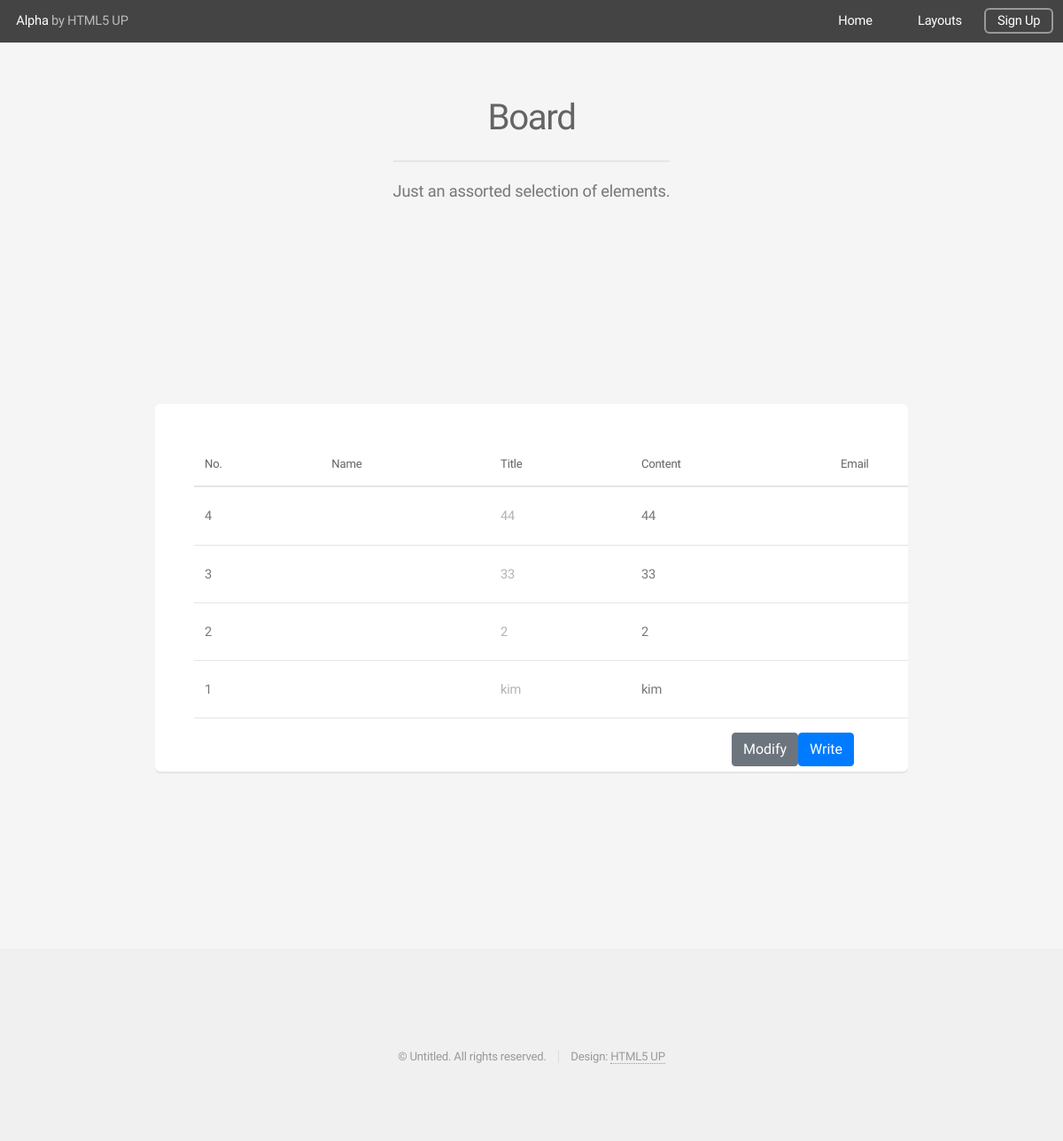
Page /board/blist on the earlier database version.
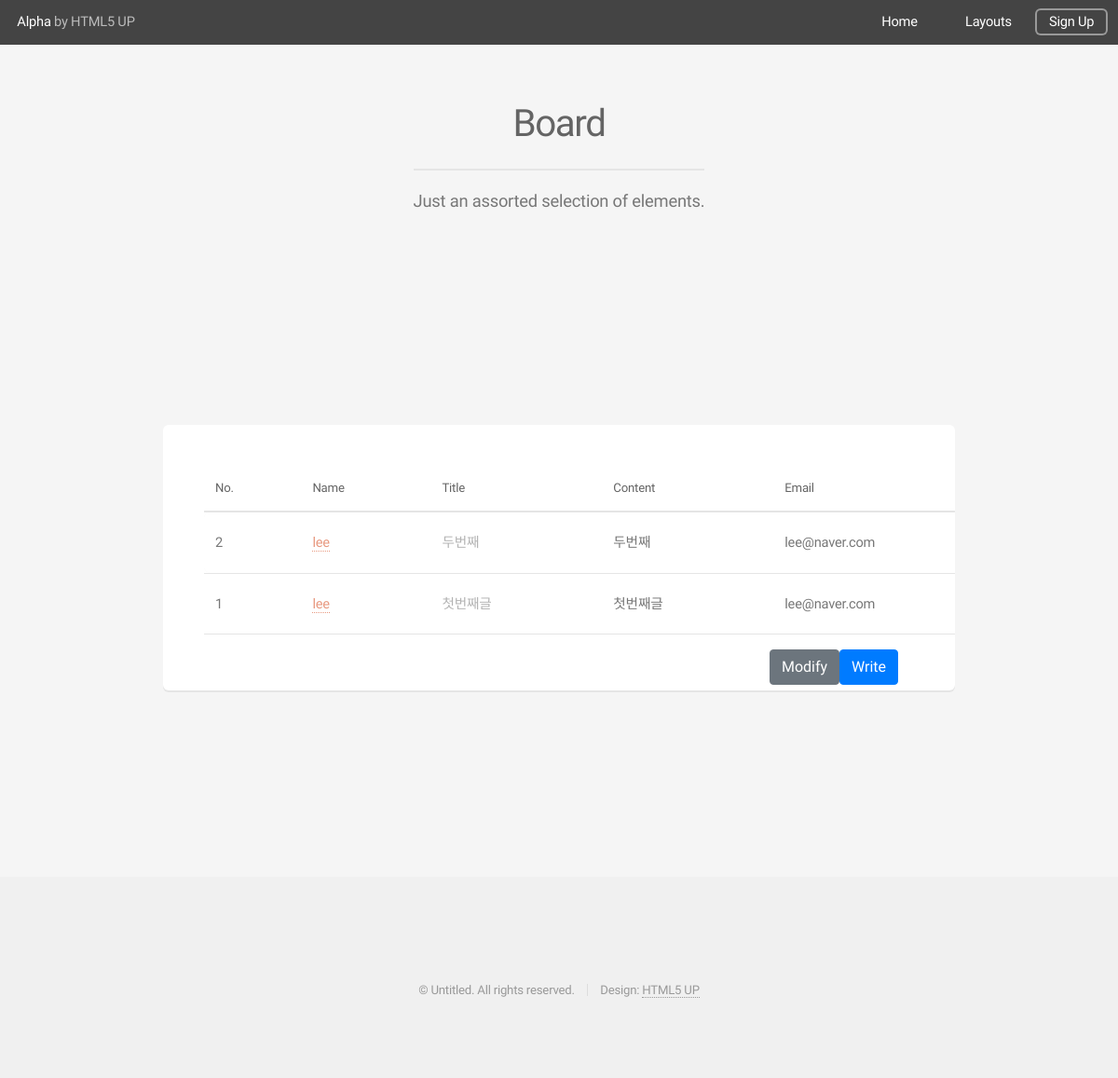
Same page on the later database version.
### board/models.py (models this page shows, shortened)
class board(models.Model):
    b_no = models.IntegerField(default=1)
    member = models.ForeignKey(Member, on_delete=models.DO_NOTHING ,null=True)
    b_title = models.CharField(max_length=1000)
    b_content = models.TextField(null=True)
    b_date = models.DateTimeField(default=datetime.now(), blank=True)

### member/models.py (models this page shows, shortened)
class Member(models.Model):
    u_firtname = models.CharField(max_length=32)
    u_lastname = models.CharField(max_length=32)
    u_eamil = models.EmailField(max_length=128,primary_key=True,unique=True)
    u_pw = models.CharField(max_length=64)
    u_date = models.DateField(auto_now_add=True)

### board/views.py (the view)
# urls.py: path("blist", views.blist ,name="blist"),
def blist(request):
    qs = board.objects.all().order_by("-b_no")
    context= {"blist":qs}
    return render(request,"blist.html",context)

### board/templates/blist.html (shortened to what this page needs)
{% extends 'base.html' %}
{% load static %}
    {% block signup_style%}
    <link rel="stylesheet" href="{% static 'assets/fonts/icomoon/style.css'%}">
    <link rel="stylesheet" href="{% static 'assets/css/owl.carousel.min.css'%}">
    <link rel="stylesheet" href="{% static 'assets/css/bootstrap.min.css'%}">
    <link rel="stylesheet" href="{% static 'assets/css/style.css'%}">
    {% endblock%}
    {% block content %}
    <section id="main" class="containers">
					<header>
						<h2>Board</h2>
						<p>Just an assorted selection of elements.</p>
					</header>
  <div class="content">
    <div class="container">
      <div class="table-responsive custom-table-responsive">
        <section class="box">
        <table class="table custom-table">
          <thead>
            <tr>
              <th scope="col">No.</th>
              <th scope="col">Name</th>
              <th scope="col">Title</th>
              <th scope="col">Content</th>
              <th scope="col">Email</th>
            </tr>
          </thead>
          <tbody>
          {% if blist%}
            {% for bl in blist%}
            <tr>
                <td>
                  {{bl.b_no}}
                </td>
                <td><a href="#">{{bl.member.u_firtname}}</a></td>
                <td>
                  <small class="d-block">{{bl.b_title}}</small>
                </td>
                <td>{{bl.b_content}}</td>
                <td>{{bl.member.u_eamil}}</td>
              </tr>
            {% endfor%}
          {% else%}
            <tr>
              <td colspan="5"></td>
            </tr>
          {% endif%}
          </tbody>
        </table>
        <div style='width:80px;float: right;'>
          <button type="button" onclick="location.href='{% url "board:write"%}'"
          name ="wrtiebtn"class="btn btn-primary">Write</button>
      </div>
      <div style='width:75px;float: right;'>
        <button type="button" href="" class="btn btn-secondary">Modify</button>
    </div>
      </section>
      </div>
    </div>
  </div>
</section>
  {% endblock%}

### board/templates/base.html (shortened to what this page needs)
{% load static %}
{% block signup_style%}
{% endblock%}
<!DOCTYPE HTML>
<html>
	<head>
		<link rel="stylesheet" href="{% static 'assets/css/main.css'%}" />
	</head>
	<body class="is-preload">
		<div id="page-wrapper">
				<header id="header">
					<h1><a href="{% url 'home:index' %}">Alpha</a> by HTML5 UP</h1>
					<nav id="nav">
						<ul>
							<li><a href="{% url 'home:index' %}">Home</a></li>
							<li>
								<a href="#" class="icon solid fa-angle-down">Layouts</a>
							</li>
							<li><a href="{% url 'member:signup' %}" class="button">Sign Up</a></li>
						</ul>
					</nav>
				</header>
			{% block content %}{% endblock%}
				<footer id="footer">
					<ul class="icons">
						<li><a href="#" class="icon brands fa-twitter"><span class="label">Twitter</span></a></li>
						<li><a href="#" class="icon brands fa-facebook-f"><span class="label">Facebook</span></a></li>
						<li><a href="#" class="icon brands fa-instagram"><span class="label">Instagram</span></a></li>
						<li><a href="#" class="icon brands fa-github"><span class="label">Github</span></a></li>
						<li><a href="#" class="icon brands fa-dribbble"><span class="label">Dribbble</span></a></li>
						<li><a href="#" class="icon brands fa-google-plus"><span class="label">Google+</span></a></li>
					</ul>
					<ul class="copyright">
						<li>&copy; Untitled. All rights reserved.</li><li>Design: <a href="http://html5up.net">HTML5 UP</a></li>
					</ul>
				</footer>
		</div>
	</body>
</html>

### static/assets/css/style.css (style rules this page uses)
body { font-family: "Roboto", -apple-system, BlinkMacSystemFont, "Segoe UI", Roboto, "Helvetica Neue", Arial, "Noto Sans", sans-serif, "Apple Color Emoji", "Segoe UI Emoji", "Segoe UI Symbol", "Noto Color Emoji"; background-color: #efefef; font-weight: 300; }
p { color: #b3b3b3; font-weight: 300; }
h1, h2, h3, h4, h5, h6, .h1, .h2, .h3, .h4, .h5, .h6 { font-family: "Roboto", -apple-system, BlinkMacSystemFont, "Segoe UI", Roboto, "Helvetica Neue", Arial, "Noto Sans", sans-serif, "Apple Color Emoji", "Segoe UI Emoji", "Segoe UI Symbol", "Noto Color Emoji"; }
a { -webkit-transition: .3s all ease; -o-transition: .3s all ease; transition: .3s all ease; }
a, a:hover { text-decoration: none !important; }
.content { padding: 7rem 0; }
h2 { font-size: 20px; }
.custom-table { min-width: 900px; }
.custom-table thead tr, .custom-table thead th { border-top: none; border-bottom: none !important; }
.custom-table tbody th, .custom-table tbody td { color: #777; font-weight: 400; padding-bottom: 20px; padding-top: 20px; font-weight: 300; }
.custom-table tbody th small, .custom-table tbody td small { color: #b3b3b3; font-weight: 300; }
.custom-table tbody tr:not(.spacer) { border-radius: 7px; overflow: hidden; -webkit-transition: .3s all ease; -o-transition: .3s all ease; transition: .3s all ease; }
.custom-table tbody tr th, .custom-table tbody tr td { background: #fff; border: none; }
.custom-table tbody tr th:first-child, .custom-table tbody tr td:first-child { border-top-left-radius: 7px; border-bottom-left-radius: 7px; }
.custom-table tbody tr th:last-child, .custom-table tbody tr td:last-child { border-top-right-radius: 7px; border-bottom-right-radius: 7px; }

Differences in the rows shown:
removed board: b_no "4", b_title "44", b_content "44"
removed board: b_no "3", b_title "33", b_content "33"
removed board: b_no "2", b_title "2", b_content "2"
removed board: b_no "1", b_title "kim", b_content "kim"
added board: b_no "2", member.u_firtname "lee", b_title "두번째", b_content "두번째", member.u_eamil "lee@naver.com"
added board: b_no "1", member.u_firtname "lee", b_title "첫번째글", b_content "첫번째글", member.u_eamil "lee@naver.com"
